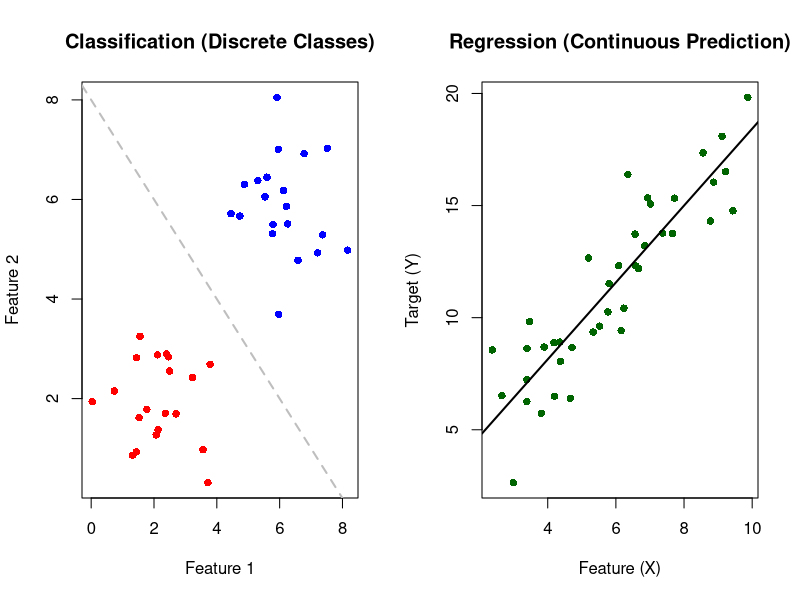
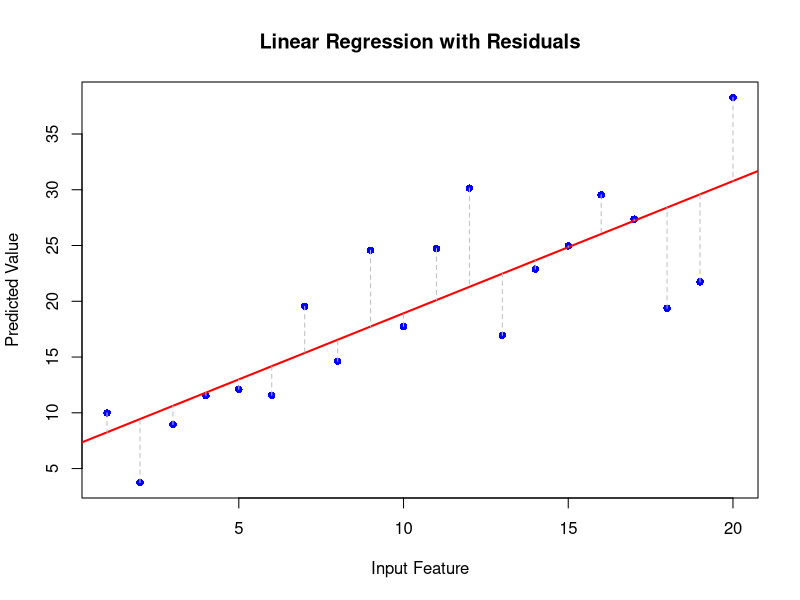
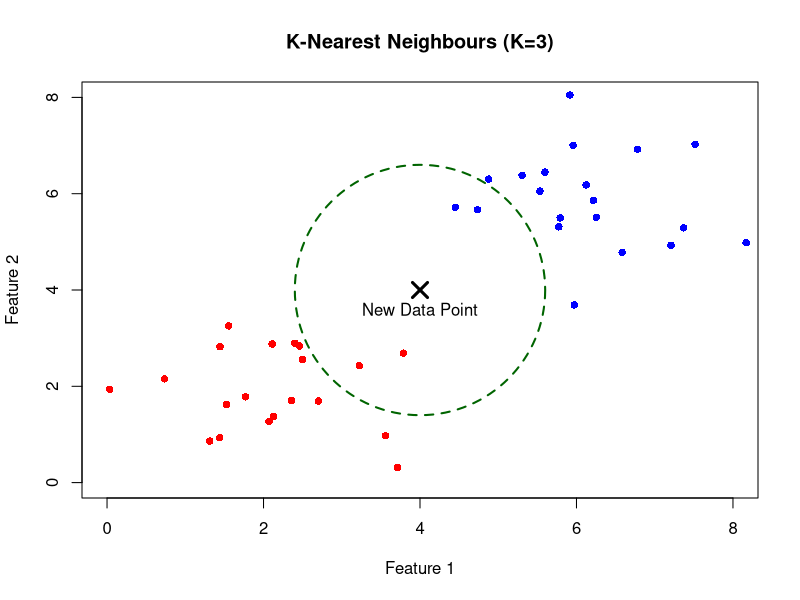
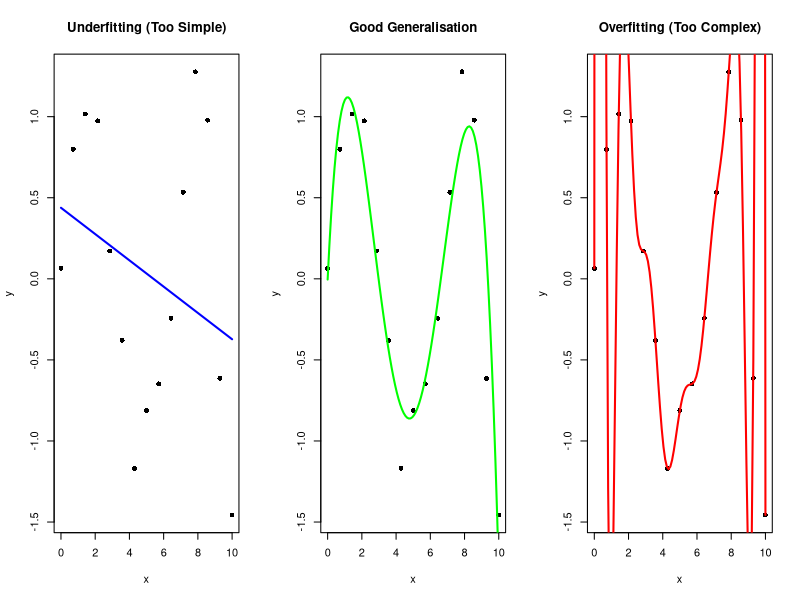
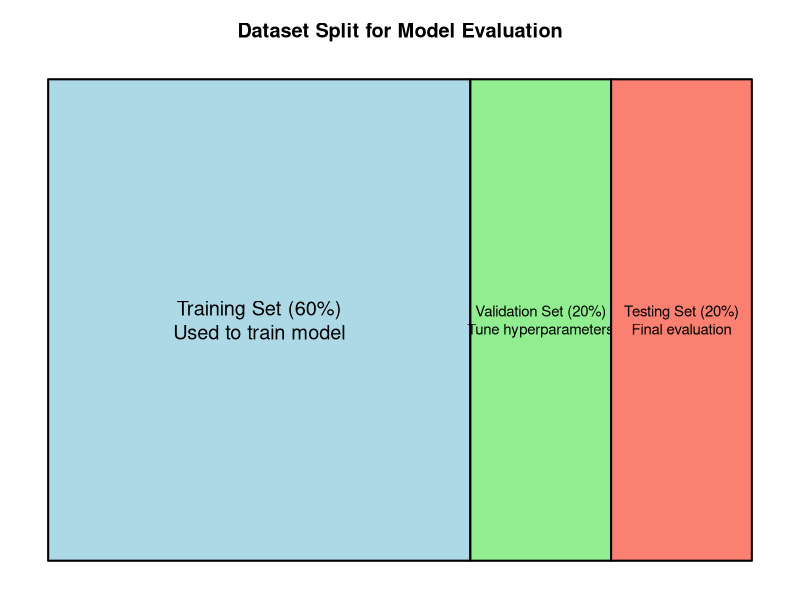

Generate these figures, in order, with R:
# Create the "images" directory if it doesn't already exist
dir.create("images", showWarnings = FALSE)

# ---------------------------------------------------------
# 6. Classification vs Regression
# ---------------------------------------------------------
png("images/06_classification_vs_regression.png", width = 800, height = 400)
par(mfrow = c(1, 2)) # Side-by-side plots
set.seed(123)

# Classification Plot
x_class1 <- rnorm(20, mean = 2, sd = 1)
y_class1 <- rnorm(20, mean = 2, sd = 1)
x_class2 <- rnorm(20, mean = 6, sd = 1)
y_class2 <- rnorm(20, mean = 6, sd = 1)
plot(c(x_class1, x_class2), c(y_class1, y_class2), 
     col = c(rep("red", 20), rep("blue", 20)), pch = 16,
     main = "Classification (Discrete Classes)", xlab = "Feature 1", ylab = "Feature 2")
abline(a = 8, b = -1, lty = 2, col = "gray", lwd = 2) # Separation boundary

# Regression Plot
x_reg <- runif(40, 1, 10)
y_reg <- 2 * x_reg + rnorm(40, mean = 0, sd = 2)
plot(x_reg, y_reg, col = "darkgreen", pch = 16, 
     main = "Regression (Continuous Prediction)", xlab = "Feature (X)", ylab = "Target (Y)")
abline(lm(y_reg ~ x_reg), col = "black", lwd = 2) # Line of best fit
dev.off()

# ---------------------------------------------------------
# 7. Linear Regression
# ---------------------------------------------------------
png("images/07_linear_regression.png", width = 600, height = 400)
set.seed(42)
x <- 1:20
y <- 3 + 1.5 * x + rnorm(20, sd = 4)
fit <- lm(y ~ x)
plot(x, y, pch = 16, col = "blue", main = "Linear Regression with Residuals", 
     xlab = "Input Feature", ylab = "Predicted Value")
abline(fit, col = "red", lwd = 2)
# Draw residuals (errors)
segments(x, y, x, fitted(fit), col = "gray", lty = 2)
dev.off()

# ---------------------------------------------------------
# 8. K-Nearest Neighbours Concept
# ---------------------------------------------------------
png("images/08_knn_concept.png", width = 500, height = 500)
set.seed(7)
plot(c(x_class1, x_class2), c(y_class1, y_class2), 
     col = c(rep("red", 20), rep("blue", 20)), pch = 16, xlim = c(0, 8), ylim = c(0, 8),
     main = "K-Nearest Neighbours (K=3)", xlab = "Feature 1", ylab = "Feature 2")
# New unknown point
new_x <- 4; new_y <- 4
points(new_x, new_y, pch = 4, col = "black", cex = 2, lwd = 3)
text(new_x, new_y - 0.4, "New Data Point")
# Draw a circle around the 3 nearest neighbors
symbols(new_x, new_y, circles = 1.6, inches = FALSE, add = TRUE, fg = "darkgreen", lwd = 2, lty = 2)
dev.off()

# ---------------------------------------------------------
# 9. Generalisation vs Overfitting
# ---------------------------------------------------------
png("images/09_overfitting_generalisation.png", width = 800, height = 300)
par(mfrow = c(1, 3))
set.seed(99)
x <- seq(0, 10, length.out = 15)
y <- sin(x) + rnorm(15, sd = 0.3)
x_smooth <- seq(0, 10, length.out = 100)

# Underfitting (Straight line)
plot(x, y, pch = 16, main = "Underfitting (Too Simple)")
lines(x_smooth, predict(lm(y ~ x), data.frame(x = x_smooth)), col = "blue", lwd = 2)

# Optimal / Generalisation
plot(x, y, pch = 16, main = "Good Generalisation")
lines(x_smooth, predict(lm(y ~ poly(x, 4)), data.frame(x = x_smooth)), col = "green", lwd = 2)

# Overfitting (Connecting every dot)
plot(x, y, pch = 16, main = "Overfitting (Too Complex)")
lines(x_smooth, predict(lm(y ~ poly(x, 14)), data.frame(x = x_smooth)), col = "red", lwd = 2)
dev.off()

# ---------------------------------------------------------
# 10. Train / Validation / Test Split
# ---------------------------------------------------------
png("images/10_train_val_test.png", width = 600, height = 200)
par(mar = c(1, 1, 3, 1))
plot(c(0, 100), c(0, 1), type = "n", axes = FALSE, xlab = "", ylab = "", 
     main = "Dataset Split for Model Evaluation")
# Draw blocks representing the data proportions
rect(0, 0, 60, 1, col = "lightblue", border = "black", lwd = 2)
text(30, 0.5, "Training Set (60%)\nUsed to train model", cex = 1.2)

rect(60, 0, 80, 1, col = "lightgreen", border = "black", lwd = 2)
text(70, 0.5, "Validation Set (20%)\nTune hyperparameters", cex = 0.9)

rect(80, 0, 100, 1, col = "salmon", border = "black", lwd = 2)
text(90, 0.5, "Testing Set (20%)\nFinal evaluation", cex = 0.9)
dev.off()

print("Images for Unit 4 successfully generated in the 'images/' folder!")
